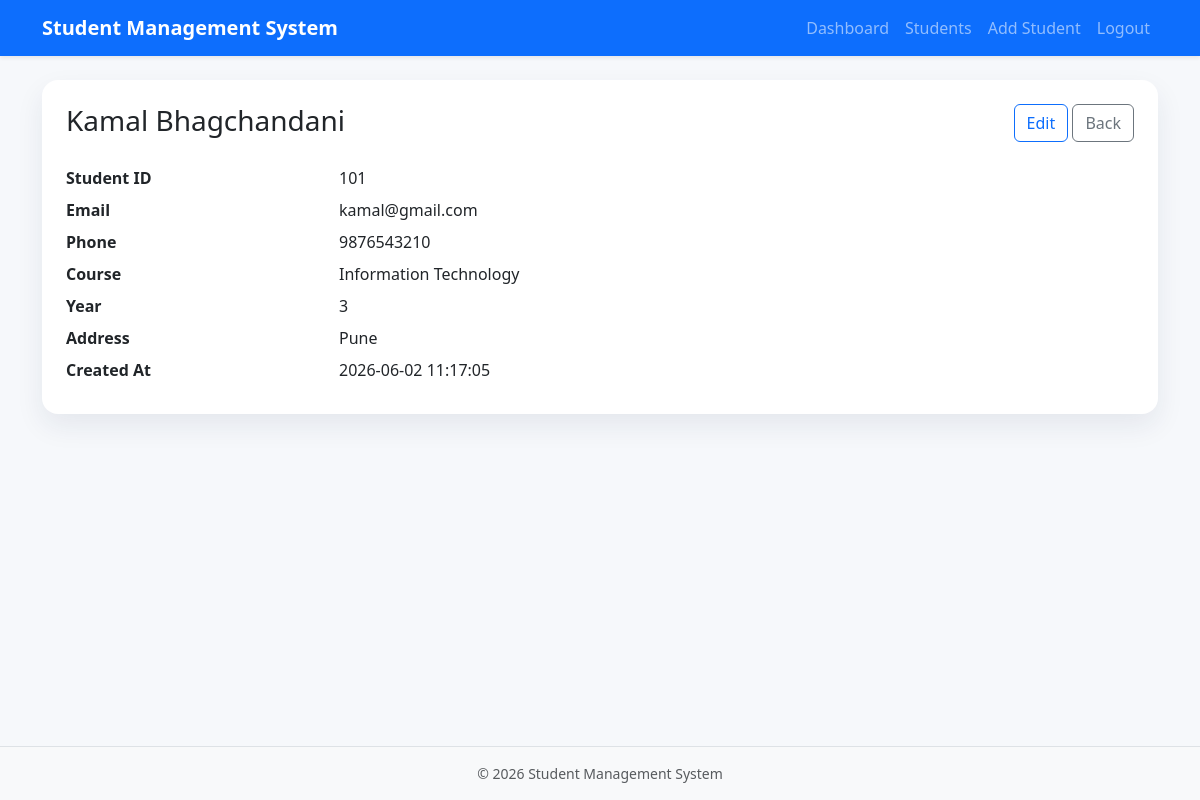
/students/view.php?id=1 (signed in), run on the app's committed database.
### tables this page shows
CREATE TABLE IF NOT EXISTS students (
    id INT AUTO_INCREMENT PRIMARY KEY,
    student_id VARCHAR(20) NOT NULL UNIQUE,
    name VARCHAR(100) NOT NULL,
    email VARCHAR(100) NOT NULL,
    phone VARCHAR(15) NOT NULL,
    course VARCHAR(100) NOT NULL,
    year INT NOT NULL,
    address TEXT NOT NULL,
    created_at TIMESTAMP DEFAULT CURRENT_TIMESTAMP
);

### models/Student.php (called while the page is built, shortened)
<?php
class Student
{
    private PDO $conn;
    public function __construct(PDO $conn)
    {
        $this->conn = $conn;
    }
    public function getStudentById(int $id): ?array
    {
        $stmt = $this->conn->prepare('SELECT * FROM students WHERE id = :id');
        $stmt->execute([':id' => $id]);
        $student = $stmt->fetch();
        return $student ?: null;
    }
}

### includes/auth.php (called while the page is built, shortened)
<?php
function e(?string $value): string
{
    return htmlspecialchars((string) $value, ENT_QUOTES, 'UTF-8');
}

### students/view.php (the view, shortened to what this page needs)
<?php
require_once __DIR__ . '/../includes/auth.php';
require_once __DIR__ . '/../config/database.php';
require_once __DIR__ . '/../models/Student.php';
$studentModel = new Student($conn);
$id = (int) ($_GET['id'] ?? 0);
$student = $studentModel->getStudentById($id);
require_once __DIR__ . '/../includes/header.php';
?>
<div class="card dashboard-card">
    <div class="card-body p-4">
        <div class="d-flex flex-column flex-md-row justify-content-between gap-3 mb-4">
            <h1 class="h3 mb-0"><?= e($student['name']); ?></h1>
            <div>
                <a class="btn btn-outline-primary" href="/students/edit.php?id=<?= e((string) $student['id']); ?>">Edit</a>
                <a class="btn btn-outline-secondary" href="/students/list.php">Back</a>
            </div>
        </div>
        <dl class="row mb-0">
            <dt class="col-sm-3">Student ID</dt><dd class="col-sm-9"><?= e($student['student_id']); ?></dd>
            <dt class="col-sm-3">Email</dt><dd class="col-sm-9"><?= e($student['email']); ?></dd>
            <dt class="col-sm-3">Phone</dt><dd class="col-sm-9"><?= e($student['phone']); ?></dd>
            <dt class="col-sm-3">Course</dt><dd class="col-sm-9"><?= e($student['course']); ?></dd>
            <dt class="col-sm-3">Year</dt><dd class="col-sm-9"><?= e((string) $student['year']); ?></dd>
            <dt class="col-sm-3">Address</dt><dd class="col-sm-9"><?= nl2br(e($student['address'])); ?></dd>
            <dt class="col-sm-3">Created At</dt><dd class="col-sm-9"><?= e($student['created_at']); ?></dd>
        </dl>
    </div>
</div>
<?php require_once __DIR__ . '/../includes/footer.php'; ?>

### assets/css/style.css (style rules this page uses)
body { min-height: 100vh; display: flex; flex-direction: column; background: #f6f8fb; }
.dashboard-card { border: 0; border-radius: 1rem; box-shadow: 0 0.75rem 1.75rem rgba(21, 41, 71, 0.08); }

### data on the page
students: name "Kamal Bhagchandani", student "101", email "kamal@gmail.com", phone "9876543210", course "Information Technology", year "3", address "Pune", created_at "2026-06-02 11:17:05"
